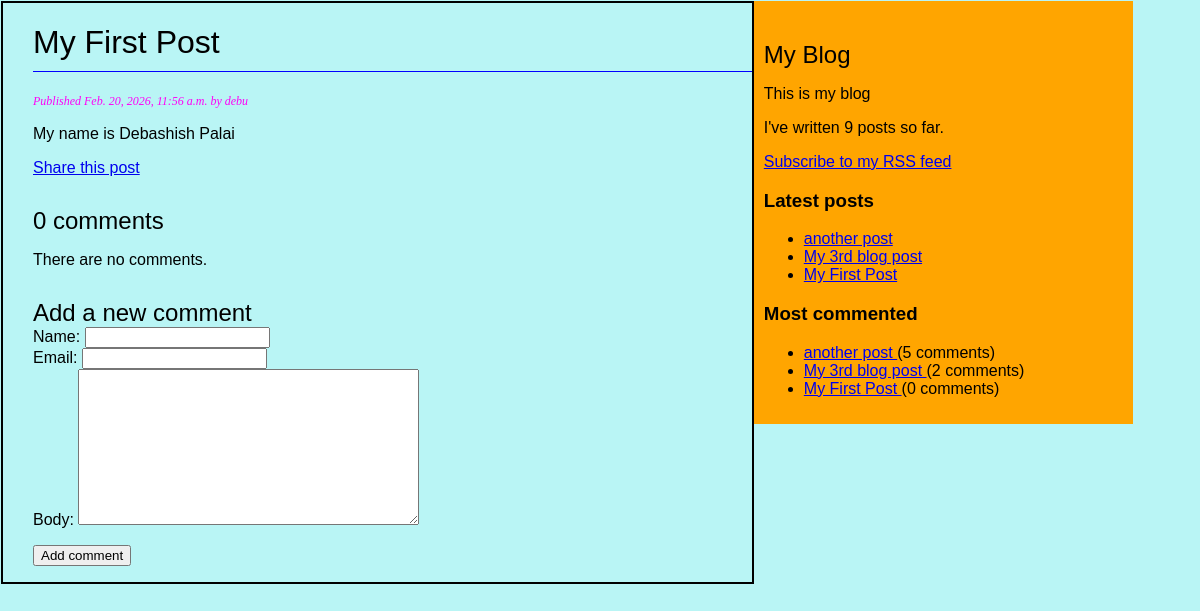
The app's page /blog/2026/2/20/my_first_post/, older data.
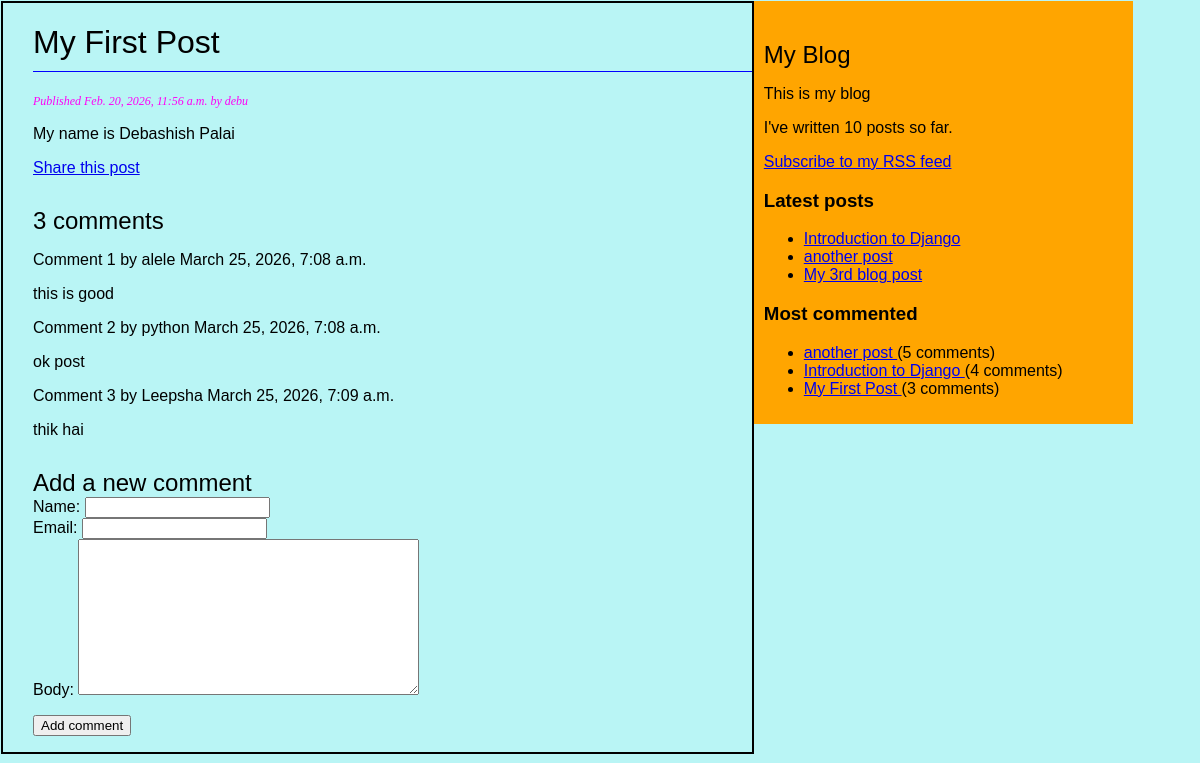
The same page, newer data.
### blog/models.py (models this page shows, shortened)
class Post(models.Model):
    class Status(models.TextChoices):
        DRAFT = 'DF', 'Draft'
        PUBLISHED = 'PB', 'Published'
    title = models.CharField(max_length=250)
    slug = models.SlugField(max_length=250, unique_for_date='publish') #slug is a short label for something, containing only letters, numbers, underscores or hyphens. unique_for_date means that the slug must be unique for the given date.
    author = models.ForeignKey(
        settings.AUTH_USER_MODEL,
        on_delete=models.CASCADE,
        related_name='blog_posts'
    )
    objects = models.Manager() # The default manager.
    published = PublishedManager() # Our custom manager.
    body = models.TextField()
    status = models.CharField(
        max_length=2,
        choices=Status.choices,
        default=Status.DRAFT)
    tags = TaggableManager()
    publish=models.DateTimeField(default=timezone.now)
    created=models.DateTimeField(auto_now_add=True)#store the date and time when the post is first created
    updated=models.DateTimeField(auto_now=True) #store the date and time when the post is last updated
    class Meta:
        ordering = ('-publish',) #order the posts by publish date in descending order
        indexes = [models.Index(fields=['-publish'])] #create an index on the publish field in descending order
    def get_absolute_url(self):
        return reverse(
            'blog:post_slug_date_detail',
            args=[self.publish.year,
                  self.publish.month,
                  self.publish.day,
                  self.slug
                ]
            )

class Comment(models.Model):
    post = models.ForeignKey(
        Post,
        on_delete=models.CASCADE,
        related_name='comments'
    )
    name = models.CharField(max_length=80)
    email = models.EmailField()
    body = models.TextField()
    created = models.DateTimeField(auto_now_add=True)
    updated = models.DateTimeField(auto_now=True)
    active = models.BooleanField(default=True)
    class Meta:
        ordering = ['created']
        indexes = [
            models.Index(fields=['created']),
        ]

### blog/views.py (the view)
# urls.py: path('<int:year>/<int:month>/<int:day>/<slug:slug>/', views.post_slug_date_detail, name='post_slug_date_detail'),
def post_slug_date_detail(request, year, month, day, slug):
    post1 = get_object_or_404(
        Post,
        status=Post.Status.PUBLISHED,
        slug=slug,
        publish__year=year,
        publish__month=month,
        publish__day=day,
    )
    comments = post1.comments.filter(active=True)
    form = CommentForm()
    return render(
        request,
        'blog/post/detail.html',
        {'post': post1, 'comments': comments, 'form': form},
    )

### blog/forms.py
class CommentForm(forms.ModelForm):
    class Meta:
        model = Comment
        fields = ['name', 'email', 'body']

### blog/models.py (called while the page is built)
    def get_queryset(self):
        return super().get_queryset().filter(status=Post.Status.PUBLISHED)

### blog/templatetags/blog_tags.py (called while the page is built)
@register.simple_tag
def total_posts():
    return Post.objects.count()

@register.inclusion_tag('blog/post/latest_posts.html')
def show_latest_posts(count=5):
    latest_posts = Post.published.order_by('-publish')[:count]
    return {'latest_posts': latest_posts}

@register.inclusion_tag('blog/post/most_comments.html')
def show_most_commented_posts(count=5):
    most_commented_posts = Post.published.annotate(
        total_comments=Count('comments')
    ).order_by('-total_comments')[:count]
    return {'most_commented_posts': most_commented_posts}

@register.filter(name='markdown')
def markdown_format(text):
    return mark_safe(markdown.markdown(text))

### blog/templates/blog/post/detail.html (shortened to what this page needs)
<!DOCTYPE html>
{% extends 'blog/base.html' %}
{% load blog_tags %}
{% block content %}
    <h1>{{ post.title }}</h1>
    <p class="date">Published {{ post.publish }} by {{ post.author }}</p>
    {{ post.body|markdown }}
    <p> <a href="{% url "blog:post_share" post.id %}">Share this post</a></p>
     {% with comments.count as total_comments %}
    <h2>
      {{ total_comments }} comment{{ total_comments|pluralize }}
    </h2>
  {% endwith %}
  {% for comment in comments %}
    <div class="comment">
      <p class="info">
        Comment {{ forloop.counter }} by {{ comment.name }}
        {{ comment.created }}
      </p>
      {{ comment.body|linebreaks }}
    </div>
  {% empty %}
    <p>There are no comments.</p>
  {% endfor %}
  {% include "blog/post/includes/comment_form.html" %}
{% endblock %}

### blog/templates/blog/base.html (shortened to what this page needs)
<!DOCTYPE html>
<html lang="en">
<head>
    {% load static %}
    {% load blog_tags %}
    <link rel="stylesheet" href="{% static 'css/blog.css' %}">
</head>
<body>
    <div class="content">
        {% block content %}
        {% endblock %}
    </div>
    <div id="sidebar">
        <h2>My Blog</h2>
        <p>This is my blog</p>
        <p>I've written {% total_posts %} posts so far.</p>
            <p>
    <a href="{% url 'blog:post_feed' %}">
        Subscribe to my RSS feed
    </a>
    </p>
        <h3>Latest posts</h3>
        {% show_latest_posts 3 %}
         <h3>Most commented</h3>
            {% show_most_commented_posts 3 %}
    </div>
</body>
</html>

### blog/templates/blog/post/includes/comment_form.html (shortened to what this page needs)
<h2>Add a new comment</h2>
<form action="{% url "blog:post_comment" post.id %}" method="post">
<div class="left">
    {{ form.name.as_field_group }}
  </div>
  <div class="left">
    {{ form.email.as_field_group }}
  </div>
  {{ form.body.as_field_group }}
  <p><input type="submit" value="Add comment"></p>
</form>

### blog/templates/blog/post/latest_posts.html
<ul>
  {% for post in latest_posts %}
    <li>
      <a href="{{ post.get_absolute_url }}">
        {{ post.title }}
      </a>
    </li>
  {% endfor %}
</ul>

### blog/templates/blog/post/most_comments.html
<ul>
  {% for post in most_commented_posts %}
    <li>
      <a href="{{ post.get_absolute_url }}">
        {{ post.title }}
      </a>
      ({{ post.total_comments }} comments)
    </li>
  {% endfor %}
</ul>

### blog/static/css/blog.css (style rules this page uses)
body { margin: 1px 1px 1px 1px; font-family: Helvetica, sans-serif; background-color: rgb(185, 245, 245); }
h1 { font-weight: normal; border-bottom: 1px solid blue; padding:0 0 10px 0; }
h2 { font-weight:normal; margin: 30px 0 0 0; }
.content { float:left; width:60%; padding: 0 0 0 30px; border: 2px solid black; }
#sidebar { float: left; width:30%; padding: 10px; background:orange; height:100%; }
.date { color:rgb(255,0,247); font-family: Georgia, serif; font-size: 12px; font-style:italic; }

Row changes from the older to the newer data that the page shows:
no longer on one of the page's lists (row unchanged): Post: title "My First Post"
no longer on one of the page's lists (row unchanged): Post: title "My 3rd blog post", total_comments "2"
computed for Post "My First Post": total_comments "0" → "3"
added Comment: name "alele", created "March 25, 2026, 7:08 a.m.", body "this is good"
added Comment: name "python", created "March 25, 2026, 7:08 a.m.", body "ok post"
added Comment: name "Leepsha", created "March 25, 2026, 7:09 a.m.", body "thik hai"
added Post: title "Introduction to Django", total_comments "4"
Text that changed along with them:
{{ total_comments }}: "0" → "3"
text no longer shown: "9 There are no comments."
text now shown: "10"
